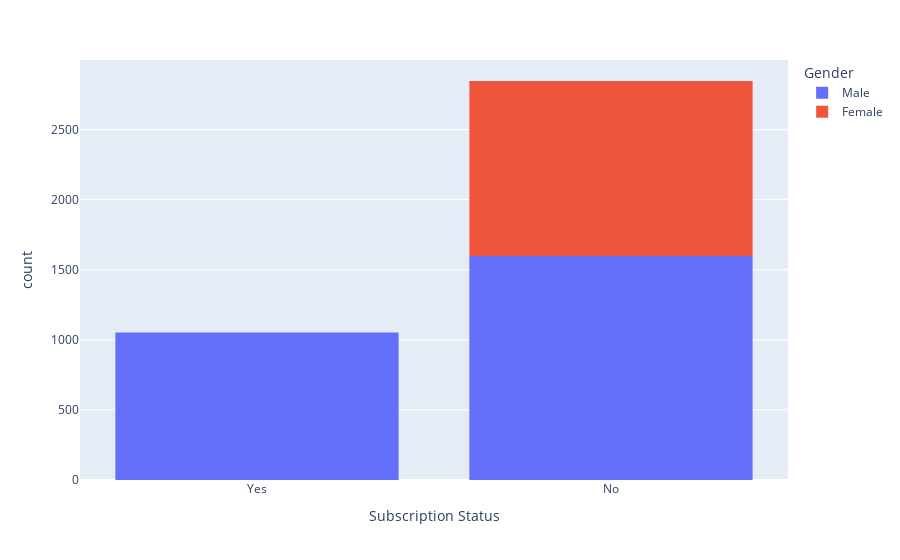

Source (notebook cell):
### Code cell
px.histogram(df, x='Subscription Status', color='Gender')

### Figure 1 — Plotly figure (JSON) as saved in the notebook; plotly's stock layout.template omitted (floating-point values rounded to 4 significant figures; data arrays with more than 128 entries replaced by an {"elided": "..."} marker saying what was removed)
{"data": [{"alignmentgroup": "True", "bingroup": "x", "hovertemplate": "Gender=Male<br>Subscription Status=%{x}<br>count=%{y}<extra></extra>", "legendgroup": "Male", "marker": {"color": "#636efa", "pattern": {"shape": ""}}, "name": "Male", "offsetgroup": "Male", "orientation": "v", "showlegend": true, "type": "histogram", "x": {"elided": "2652 str values"}, "xaxis": "x", "yaxis": "y"}, {"alignmentgroup": "True", "bingroup": "x", "hovertemplate": "Gender=Female<br>Subscription Status=%{x}<br>count=%{y}<extra></extra>", "legendgroup": "Female", "marker": {"color": "#EF553B", "pattern": {"shape": ""}}, "name": "Female", "offsetgroup": "Female", "orientation": "v", "showlegend": true, "type": "histogram", "x": {"elided": "1248 str values"}, "xaxis": "x", "yaxis": "y"}], "layout": {"barmode": "relative", "legend": {"title": {"text": "Gender"}, "tracegroupgap": 0}, "margin": {"t": 60}, "xaxis": {"anchor": "y", "domain": [0, 1], "title": {"text": "Subscription Status"}}, "yaxis": {"anchor": "x", "domain": [0, 1], "title": {"text": "count"}}}}
